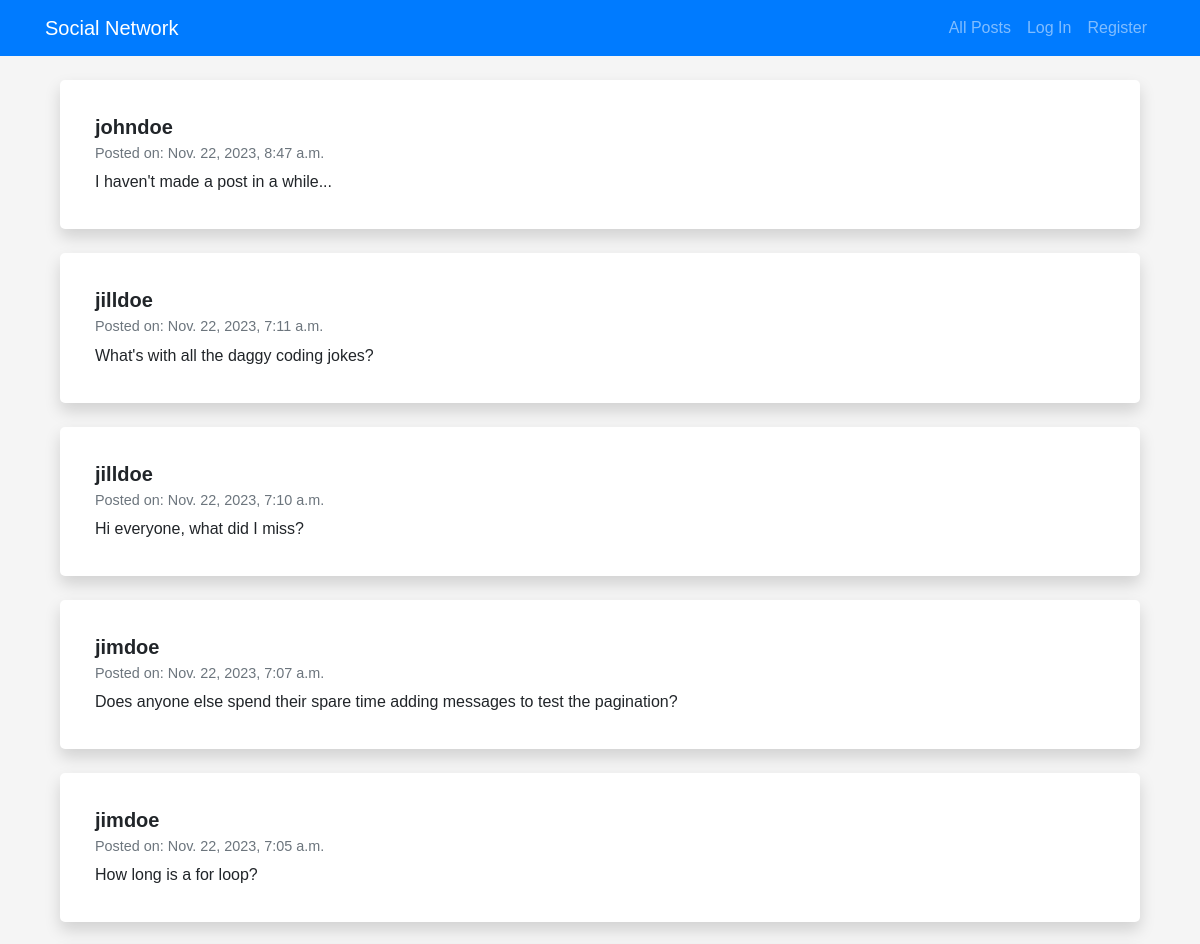
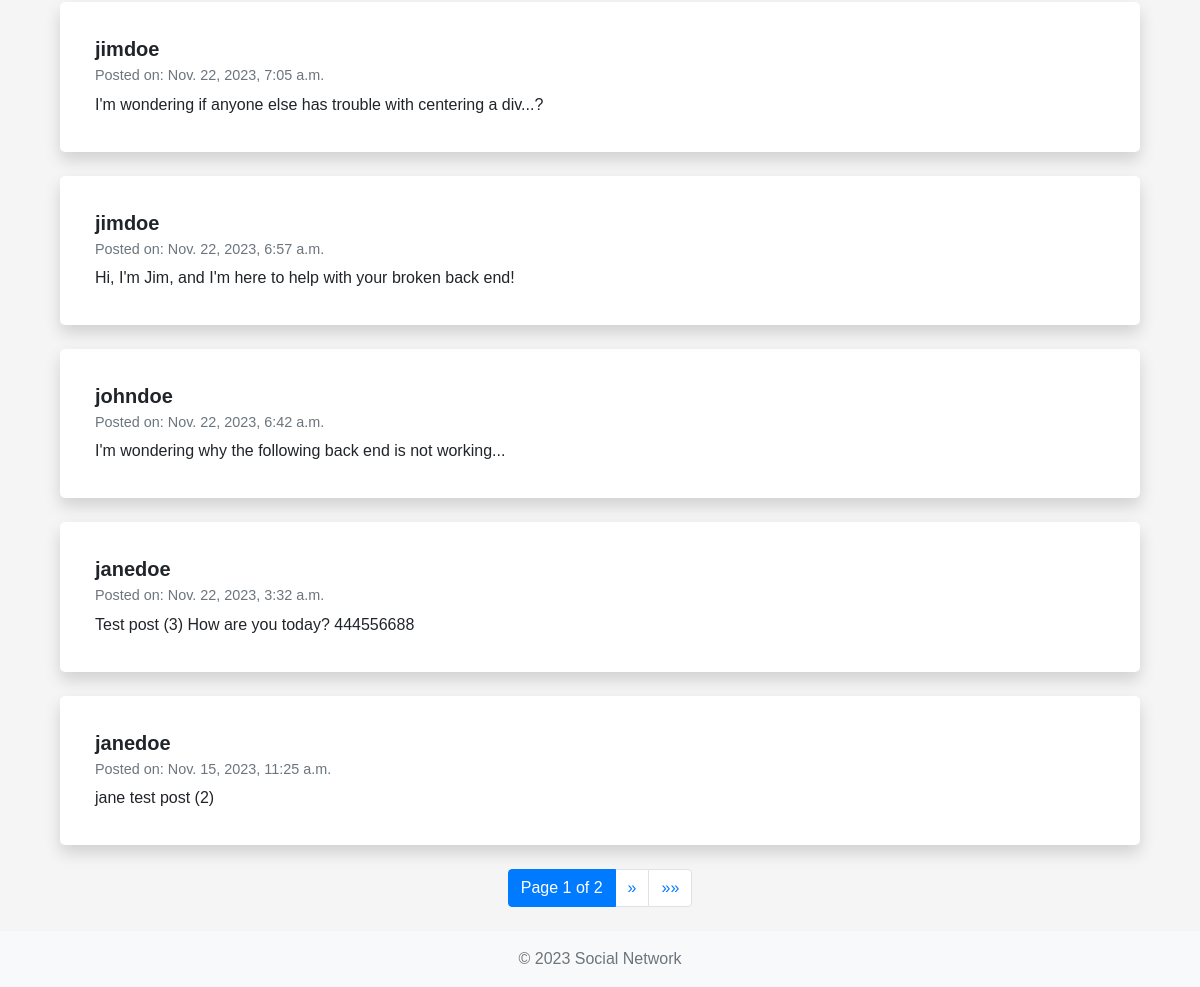
The app's page /, older data (2 pictures, top to bottom).
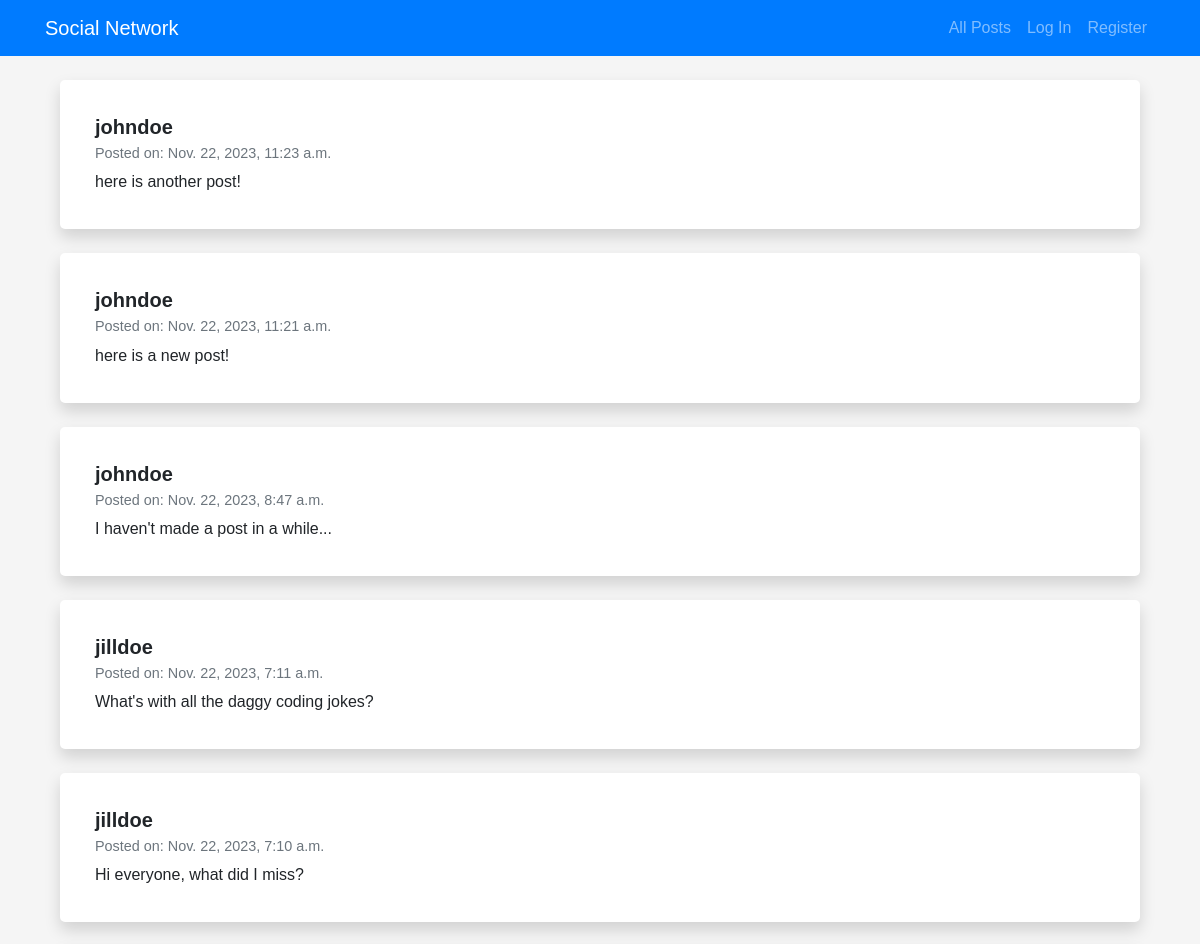
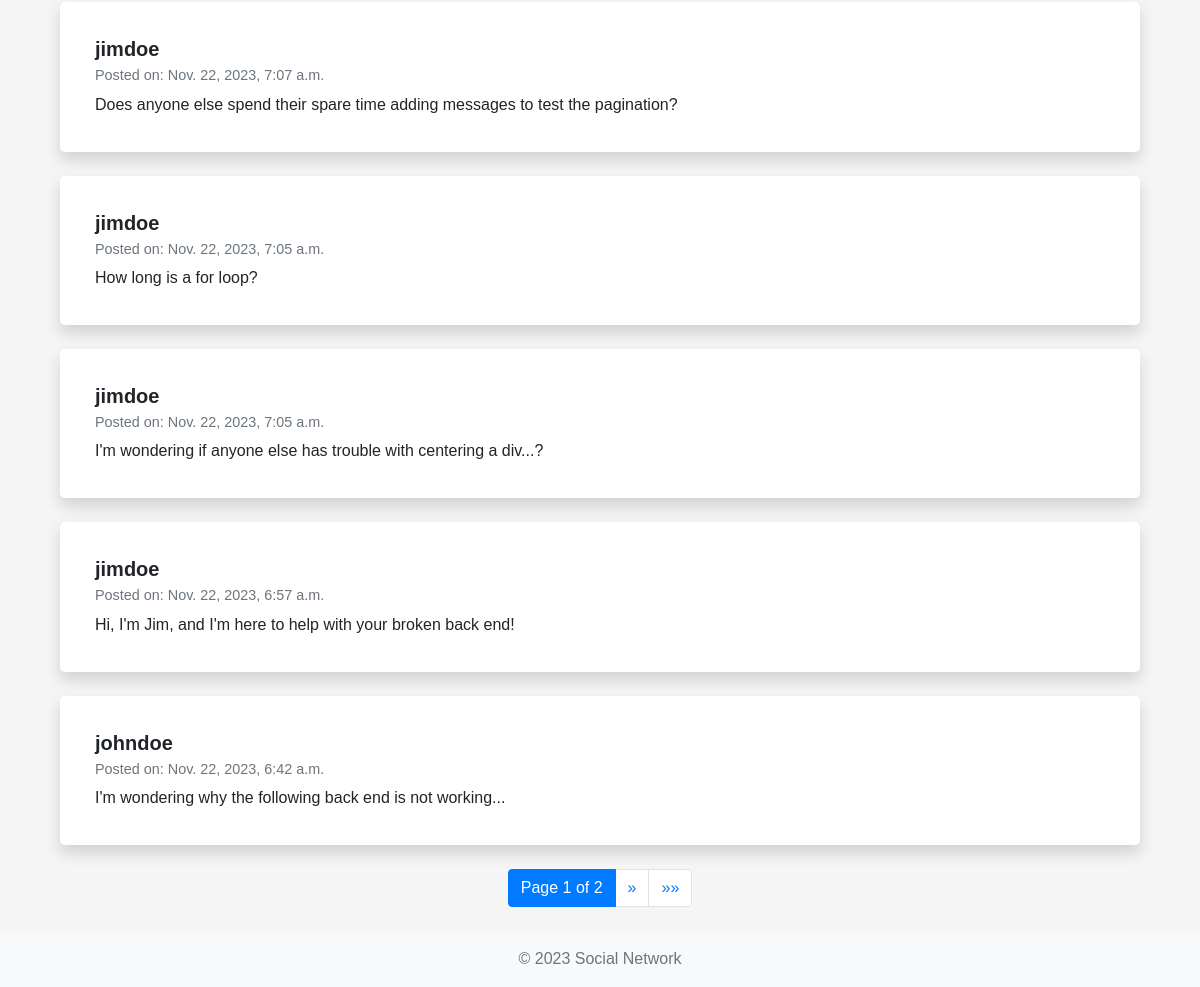
The same page, newer data (2 pictures, top to bottom).
### network/models.py (models this page shows, shortened)
class Post (models.Model):
    post = models.CharField(max_length=500)
    user = models.ForeignKey(User, on_delete=models.CASCADE, related_name="posts")
    timestamp = models.DateTimeField(auto_now_add=True)
    likes = models.ManyToManyField(User, blank=True, related_name="liked_posts")

class User(AbstractUser):
    pass

### network/views.py (the view)
# urls.py: path("", views.index, name="index"),
def index(request):
    posts_list = Post.objects.all().order_by('-timestamp')
    paginator = Paginator(posts_list, 10)
    page_number = request.GET.get('page')
    posts = paginator.get_page(page_number)
    return render(request, "network/index.html", {"posts": posts})

### network/templates/network/index.html (shortened to what this page needs)
{% extends "network/layout.html" %}
{% block body %}
<div class="container mt-4">
    <div class="posts">
        {% for post in posts %}
            <div class="post card shadow mb-4">
                <div class="card-body">
                    <h5 class="card-title">
                        {{ post.user.username }}
                    </h5>
                    <h6 class="card-subtitle mb-2 text-muted">Posted on: {{ post.timestamp }}</h6>
                    <p class="card-text">{{ post.post }}</p>
                </div>
            </div>
        {% empty %}
            <div class="alert alert-info" role="alert">
                No posts to display.
            </div>
        {% endfor %}
    </div>
    <nav aria-label="Page navigation">
        <ul class="pagination justify-content-center">
            <li class="page-item active">
                <span class="page-link">
                    Page {{ posts.number }} of {{ posts.paginator.num_pages }}
                </span>
            </li>
            {% if posts.has_next %}
                <li class="page-item">
                    <a class="page-link" href="?page={{ posts.next_page_number }}" aria-label="Next">
                        <span aria-hidden="true">&raquo;</span>
                    </a>
                </li>
                <li class="page-item">
                    <a class="page-link" href="?page={{ posts.paginator.num_pages }}" aria-label="Last">
                        <span aria-hidden="true">&raquo;&raquo;</span>
                    </a>
                </li>
            {% endif %}
        </ul>
    </nav>
</div>
{% endblock %}

Row changes from the older to the newer data that the page shows:
no longer on this page (row edited): Post: user.username "janedoe", timestamp "Nov. 22, 2023, 3:32 a.m.", post "Test post (3) How are you today? 444556688"
no longer on this page (row unchanged): Post: user.username "janedoe", timestamp "Nov. 15, 2023, 11:25 a.m.", post "jane test post (2)"
added Post: user.username "johndoe", timestamp "Nov. 22, 2023, 11:23 a.m.", post "here is another post!"
added Post: user.username "johndoe", timestamp "Nov. 22, 2023, 11:21 a.m.", post "here is a new post!"
